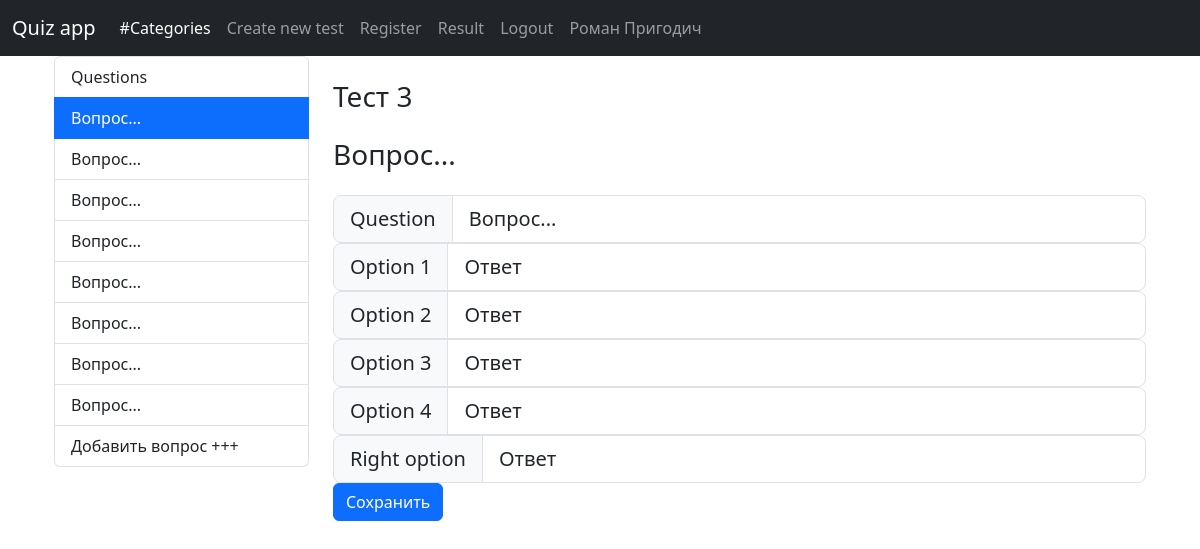
The app's page /change-test/11/13 (signed in) with its own data.
### main/models.py (models this page shows, shortened)
class QuizQuestion(models.Model):
    category = models.ForeignKey(QuizCategory,
                                 on_delete=models.CASCADE)
    question = models.CharField(max_length=200)
    opt_1 = models.CharField(max_length=200)
    opt_2 = models.CharField(max_length=200)
    opt_3 = models.CharField(max_length=200)
    opt_4 = models.CharField(max_length=200)
    level = models.CharField(max_length=100)
    time_limit = models.IntegerField()
    right_opt = models.CharField(max_length=200)
    class Meta:
        verbose_name_plural = 'Questions'

class QuizCategory(models.Model):
    title = models.CharField(max_length=100)
    details = models.TextField()
    class Meta:
        verbose_name_plural = 'Categories'

### main/views.py (the view, shortened to what this page needs)
# urls.py: path('change-test/<int:cat_id>/<int:quest_id>', views.change_quest_test, name='change_quest_test'),
@login_required
def change_quest_test(request, cat_id, quest_id):
    category = QuizCategory.objects.get(id=cat_id)
    questions = QuizQuestion.objects.filter(category=category)
    question = QuizQuestion.objects.get(id=quest_id)
    return render(request, 'change_question_form.html', {'category': category, 'questions': questions,
                                                         'active_question': question})

### main/templates/change_question_form.html (shortened to what this page needs)
{% extends 'base.html' %}
{% block content %}
<div class="container-fluid">
      <div class="row row-offcanvas row-offcanvas-left">
	      <div class="col-xs-6 col-sm-3 col-sm-pull-9 sidebar-offcanvas" id="sidebar">
          <div class="list-group">
            <a href="{% url 'change_test' category.id %}" class="list-group-item">Questions</a>
	          {% for question in questions %}
	          {% if question == active_question %}
            <a href="{% url 'change_quest_test' category.id question.id %}" class="list-group-item active">{{question.question}}</a>
	          {% else %}
	          <a href="{% url 'change_quest_test' category.id question.id %}" class="list-group-item">{{question.question}}</a>
	          {% endif %}
	          {% endfor %}
	          <a href="{% url 'change_quest_test' category.id 0 %}" class="list-group-item">Добавить вопрос +++</a>
          </div>
        </div>
        <div class="col-xs-12 col-sm-9 col-sm-push-3">
	        <h3 class="my-4">
	{{category.title}}
</h3>
	        <h3 class="my-4">{{active_question.question}}</h3>
<form action="{% url 'change_quest_test' category.id active_question.id %}" method="post">
	<div class="input-group input-group-lg">
	  <span class="input-group-text" id="inputGroup-sizing-lg">Question</span>
	  <input type="text" name="question" class="form-control" aria-label="Sizing example input" aria-describedby="inputGroup-sizing-lg"
	         value="{{active_question.question}}">
	</div>
	<div class="input-group input-group-lg">
	  <span class="input-group-text" id="inputGroup-sizing-lg">Option 1</span>
	  <input type="text" name="opt_1" class="form-control" aria-label="Sizing example input" aria-describedby="inputGroup-sizing-lg"
	         value="{{active_question.opt_1}}">
	</div>
	<div class="input-group input-group-lg">
	  <span class="input-group-text" id="inputGroup-sizing-lg">Option 2</span>
	  <input type="text" name="opt_2" class="form-control" aria-label="Sizing example input" aria-describedby="inputGroup-sizing-lg"
	         value="{{active_question.opt_2}}">
	</div>
	<div class="input-group input-group-lg">
	  <span class="input-group-text" id="inputGroup-sizing-lg">Option 3</span>
	  <input type="text" name="opt_3" class="form-control" aria-label="Sizing example input" aria-describedby="inputGroup-sizing-lg"
	         value="{{active_question.opt_3}}">
	</div>
	<div class="input-group input-group-lg">
	  <span class="input-group-text" id="inputGroup-sizing-lg">Option 4</span>
	  <input type="text" name="opt_4" class="form-control" aria-label="Sizing example input" aria-describedby="inputGroup-sizing-lg"
	         value="{{active_question.opt_4}}">
	</div>
	<div class="input-group input-group-lg">
	  <span class="input-group-text" id="inputGroup-sizing-lg">Right option</span>
	  <input type="text" name="right_opt" class="form-control" aria-label="Sizing example input" aria-describedby="inputGroup-sizing-lg"
	         value="{{active_question.right_opt}}">
	</div>
	<button class="btn btn-primary" type="submit">Сохранить</button>
</form>
        </div>
      </div>
    </div>
{% endblock %}

### main/templates/base.html (shortened to what this page needs)
{% load static %}
<!DOCTYPE html>
<html lang="en">
<head>
	<link href="https://cdn.jsdelivr.net/npm/bootstrap@5.3.2/dist/css/bootstrap.min.css" rel="stylesheet"/>
</head>
<body>
	<nav class="navbar navbar-expand-lg navbar-dark bg-dark">
	  <div class="container-fluid">
	    <a class="navbar-brand" href="/">Quiz app</a>
	    <div class="collapse navbar-collapse" id="navbarNav">
	      <div class="collapse navbar-collapse" id="navbarNavAltMarkup">
		      <div class="navbar-nav">
			      <a class="nav-link active" aria-current="page" href="{% url 'all_categories' %}">#Categories</a>
			      {% if user.is_authenticated %}
			      {% if user.is_superuser %}
				  <a class="nav-link" href="{% url 'create_test' %}">Create new test</a>
				  {% endif %}
			      {% endif %}
			      <a class="nav-link" href="{% url 'register' %}">Register</a>
			      {% if user.is_authenticated %}
				  <a class="nav-link" href="{% url 'result' %}">Result</a>
				  <a class="nav-link" href="{% url 'logout' %}">Logout</a>
			      {% else %}
			      <a class="nav-link" href="{% url 'login' %}">Login</a>
				  {% endif %}
				  <a class="nav-link" href="{% url 'login' %}">{{user.first_name}} {{user.last_name}}</a>
		      </div>
	      </div>
	    </div>
	  </div>
	</nav>
	<main class="container">
		{% block content %}
		{% endblock %}
	</main>
</body>
</html>

### records on screen
QuizQuestion: question "Вопрос...", opt_1 "Ответ", opt_2 "Ответ", opt_3 "Ответ", opt_4 "Ответ", right_opt "Ответ"
QuizQuestion: question "Вопрос..."
QuizQuestion: question "Вопрос..."
QuizQuestion: question "Вопрос..."
QuizQuestion: question "Вопрос..."
QuizQuestion: question "Вопрос..."
QuizQuestion: question "Вопрос..."
QuizQuestion: question "Вопрос..."
QuizCategory: title "Тест 3"

### other values on screen
{{ user.first_name }} "Роман"
{{ user.last_name }} "Пригодич"
